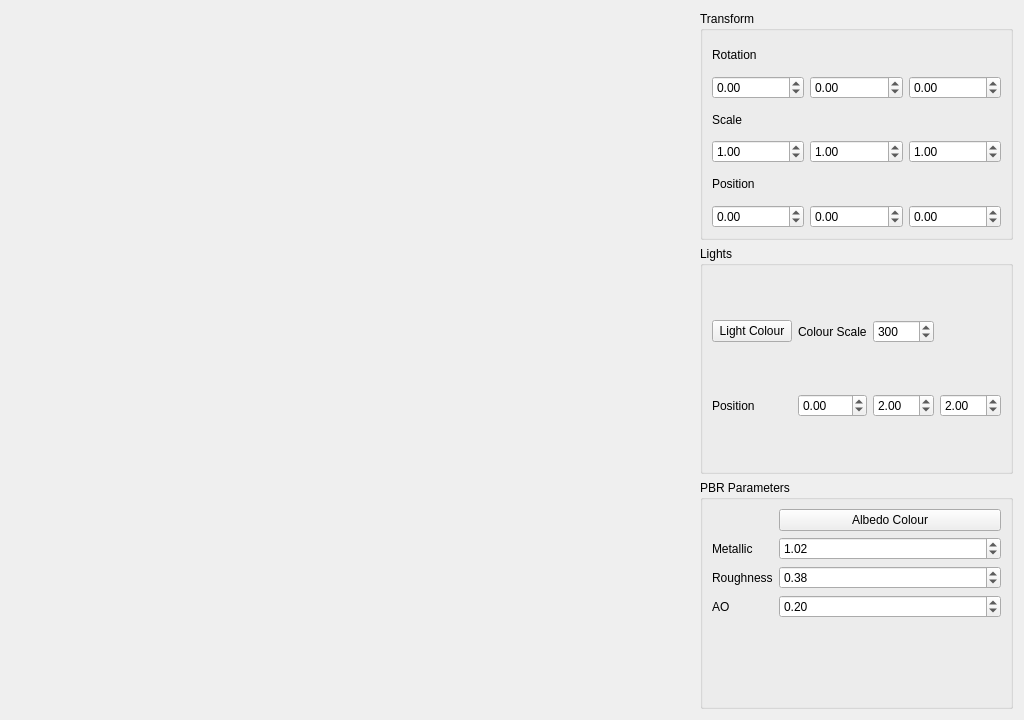
<?xml version="1.0" encoding="UTF-8"?>
<ui version="4.0">
 <class>MainWidget</class>
 <widget class="QWidget" name="MainWidget">
  <property name="geometry">
   <rect>
    <x>0</x>
    <y>0</y>
    <width>1024</width>
    <height>720</height>
   </rect>
  </property>
  <property name="windowTitle">
   <string>ngl Qt Demo</string>
  </property>
  <layout class="QGridLayout" name="main_window_grid_layout">
   <item row="1" column="1">
    <widget class="QGroupBox" name="draw_gb">
     <property name="title">
      <string>Lights</string>
     </property>
     <layout class="QGridLayout" name="gridLayout_2">
      <item row="1" column="2">
       <widget class="QDoubleSpinBox" name="light_y">
        <property name="minimum">
         <double>-10.000000000000000</double>
        </property>
        <property name="maximum">
         <double>10.000000000000000</double>
        </property>
        <property name="singleStep">
         <double>0.100000000000000</double>
        </property>
        <property name="value">
         <double>2.000000000000000</double>
        </property>
       </widget>
      </item>
      <item row="1" column="1">
       <widget class="QDoubleSpinBox" name="light_x">
        <property name="minimum">
         <double>-10.000000000000000</double>
        </property>
        <property name="maximum">
         <double>10.000000000000000</double>
        </property>
        <property name="singleStep">
         <double>0.100000000000000</double>
        </property>
       </widget>
      </item>
      <item row="0" column="0">
       <widget class="QPushButton" name="light_colour">
        <property name="text">
         <string>Light Colour</string>
        </property>
       </widget>
      </item>
      <item row="1" column="0">
       <widget class="QLabel" name="label_7">
        <property name="text">
         <string>Position</string>
        </property>
       </widget>
      </item>
      <item row="1" column="3">
       <widget class="QDoubleSpinBox" name="light_z">
        <property name="minimum">
         <double>-10.000000000000000</double>
        </property>
        <property name="maximum">
         <double>10.000000000000000</double>
        </property>
        <property name="singleStep">
         <double>0.100000000000000</double>
        </property>
        <property name="value">
         <double>2.000000000000000</double>
        </property>
       </widget>
      </item>
      <item row="0" column="1">
       <widget class="QLabel" name="label_8">
        <property name="text">
         <string>Colour Scale</string>
        </property>
       </widget>
      </item>
      <item row="0" column="2">
       <widget class="QSpinBox" name="colour_scale">
        <property name="minimum">
         <number>100</number>
        </property>
        <property name="maximum">
         <number>1000</number>
        </property>
        <property name="value">
         <number>300</number>
        </property>
       </widget>
      </item>
     </layout>
    </widget>
   </item>
   <item row="0" column="0">
    <spacer name="horizontalSpacer">
     <property name="orientation">
      <enum>Qt::Orientation::Horizontal</enum>
     </property>
     <property name="sizeHint" stdset="0">
      <size>
       <width>40</width>
       <height>20</height>
      </size>
     </property>
    </spacer>
   </item>
   <item row="0" column="1">
    <widget class="QGroupBox" name="transform_gb">
     <property name="title">
      <string>Transform</string>
     </property>
     <layout class="QGridLayout" name="gridLayout">
      <item row="0" column="0">
       <widget class="QLabel" name="label">
        <property name="text">
         <string>Rotation</string>
        </property>
       </widget>
      </item>
      <item row="1" column="0">
       <widget class="QDoubleSpinBox" name="rotation_x">
        <property name="minimum">
         <double>-360.000000000000000</double>
        </property>
        <property name="maximum">
         <double>360.000000000000000</double>
        </property>
       </widget>
      </item>
      <item row="1" column="1">
       <widget class="QDoubleSpinBox" name="rotation_y">
        <property name="minimum">
         <double>-360.000000000000000</double>
        </property>
        <property name="maximum">
         <double>360.000000000000000</double>
        </property>
       </widget>
      </item>
      <item row="1" column="2">
       <widget class="QDoubleSpinBox" name="rotation_z">
        <property name="minimum">
         <double>-360.000000000000000</double>
        </property>
        <property name="maximum">
         <double>360.000000000000000</double>
        </property>
       </widget>
      </item>
      <item row="2" column="0">
       <widget class="QLabel" name="label_2">
        <property name="text">
         <string>Scale</string>
        </property>
       </widget>
      </item>
      <item row="3" column="0">
       <widget class="QDoubleSpinBox" name="scale_x">
        <property name="minimum">
         <double>-4.000000000000000</double>
        </property>
        <property name="maximum">
         <double>4.000000000000000</double>
        </property>
        <property name="singleStep">
         <double>0.010000000000000</double>
        </property>
        <property name="value">
         <double>1.000000000000000</double>
        </property>
       </widget>
      </item>
      <item row="3" column="1">
       <widget class="QDoubleSpinBox" name="scale_y">
        <property name="minimum">
         <double>-4.000000000000000</double>
        </property>
        <property name="maximum">
         <double>4.000000000000000</double>
        </property>
        <property name="singleStep">
         <double>0.010000000000000</double>
        </property>
        <property name="value">
         <double>1.000000000000000</double>
        </property>
       </widget>
      </item>
      <item row="3" column="2">
       <widget class="QDoubleSpinBox" name="scale_z">
        <property name="minimum">
         <double>-4.000000000000000</double>
        </property>
        <property name="maximum">
         <double>4.000000000000000</double>
        </property>
        <property name="singleStep">
         <double>0.010000000000000</double>
        </property>
        <property name="value">
         <double>1.000000000000000</double>
        </property>
       </widget>
      </item>
      <item row="4" column="0">
       <widget class="QLabel" name="label_3">
        <property name="text">
         <string>Position</string>
        </property>
       </widget>
      </item>
      <item row="5" column="0">
       <widget class="QDoubleSpinBox" name="position_x">
        <property name="minimum">
         <double>-20.000000000000000</double>
        </property>
        <property name="maximum">
         <double>20.000000000000000</double>
        </property>
        <property name="singleStep">
         <double>0.010000000000000</double>
        </property>
       </widget>
      </item>
      <item row="5" column="1">
       <widget class="QDoubleSpinBox" name="position_y">
        <property name="minimum">
         <double>-20.000000000000000</double>
        </property>
        <property name="maximum">
         <double>20.000000000000000</double>
        </property>
        <property name="singleStep">
         <double>0.010000000000000</double>
        </property>
       </widget>
      </item>
      <item row="5" column="2">
       <widget class="QDoubleSpinBox" name="position_z">
        <property name="minimum">
         <double>-20.000000000000000</double>
        </property>
        <property name="maximum">
         <double>20.000000000000000</double>
        </property>
        <property name="singleStep">
         <double>0.010000000000000</double>
        </property>
       </widget>
      </item>
     </layout>
    </widget>
   </item>
   <item row="2" column="1">
    <widget class="QGroupBox" name="groupBox">
     <property name="title">
      <string>PBR Parameters</string>
     </property>
     <layout class="QFormLayout" name="formLayout">
      <item row="3" column="0">
       <widget class="QLabel" name="label_4">
        <property name="text">
         <string>Metallic</string>
        </property>
       </widget>
      </item>
      <item row="3" column="1">
       <widget class="QDoubleSpinBox" name="metallic">
        <property name="maximum">
         <double>5.000000000000000</double>
        </property>
        <property name="singleStep">
         <double>0.010000000000000</double>
        </property>
        <property name="value">
         <double>1.020000000000000</double>
        </property>
       </widget>
      </item>
      <item row="4" column="1">
       <widget class="QDoubleSpinBox" name="roughness">
        <property name="maximum">
         <double>1.000000000000000</double>
        </property>
        <property name="singleStep">
         <double>0.010000000000000</double>
        </property>
        <property name="value">
         <double>0.380000000000000</double>
        </property>
       </widget>
      </item>
      <item row="4" column="0">
       <widget class="QLabel" name="label_5">
        <property name="text">
         <string>Roughness</string>
        </property>
       </widget>
      </item>
      <item row="5" column="0">
       <widget class="QLabel" name="label_6">
        <property name="text">
         <string>AO</string>
        </property>
       </widget>
      </item>
      <item row="5" column="1">
       <widget class="QDoubleSpinBox" name="ao">
        <property name="maximum">
         <double>1.000000000000000</double>
        </property>
        <property name="singleStep">
         <double>0.010000000000000</double>
        </property>
        <property name="value">
         <double>0.200000000000000</double>
        </property>
       </widget>
      </item>
      <item row="1" column="1">
       <widget class="QPushButton" name="colour_button">
        <property name="text">
         <string>Albedo Colour</string>
        </property>
       </widget>
      </item>
     </layout>
    </widget>
   </item>
  </layout>
 </widget>
 <resources/>
 <connections/>
</ui>
